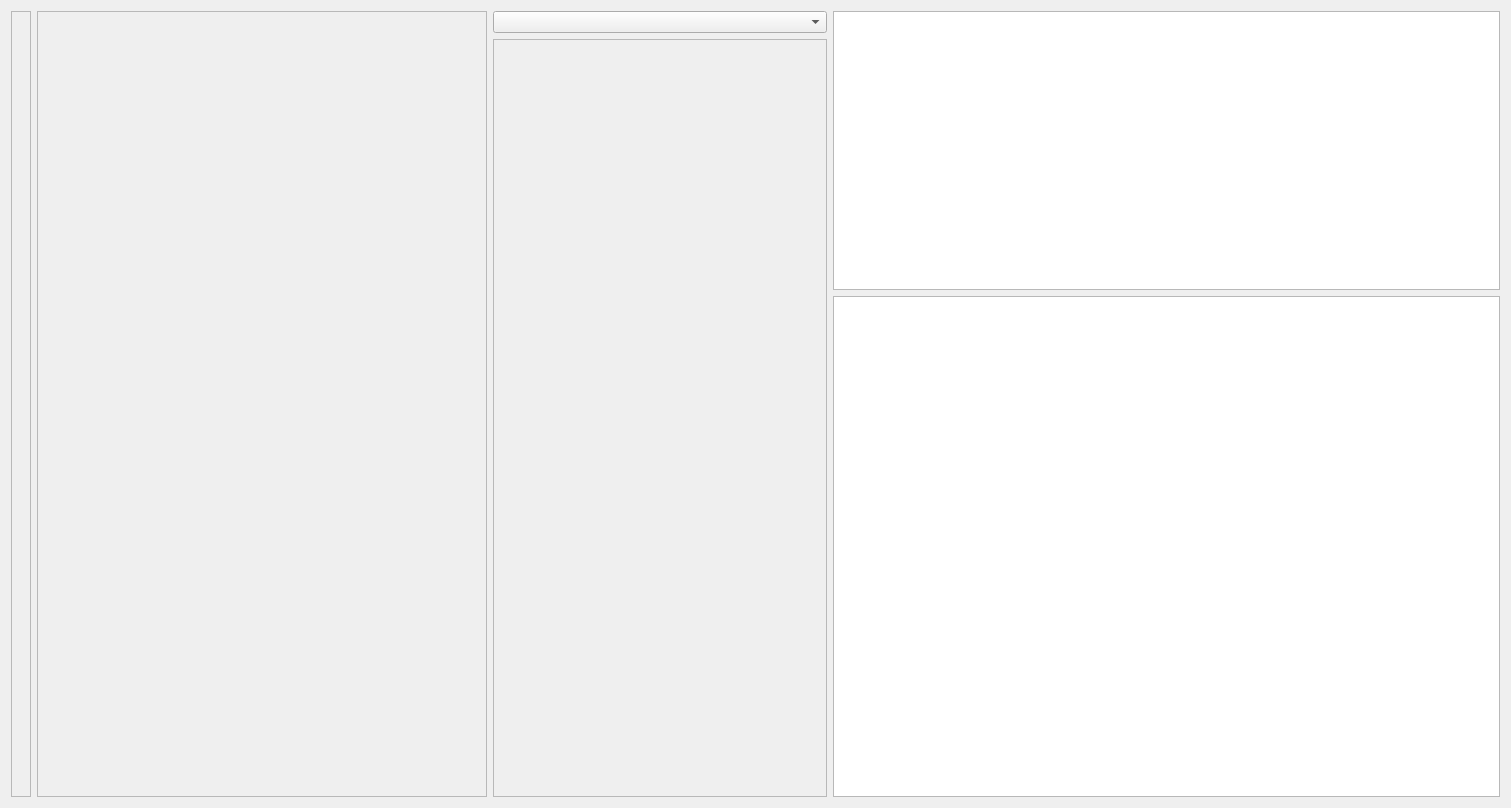
<?xml version="1.0" encoding="UTF-8"?>
<ui version="4.0">
 <class>Form</class>
 <widget class="QWidget" name="Form">
  <property name="geometry">
   <rect>
    <x>0</x>
    <y>0</y>
    <width>1511</width>
    <height>808</height>
   </rect>
  </property>
  <property name="sizePolicy">
   <sizepolicy hsizetype="Ignored" vsizetype="Preferred">
    <horstretch>2</horstretch>
    <verstretch>1</verstretch>
   </sizepolicy>
  </property>
  <property name="minimumSize">
   <size>
    <width>10</width>
    <height>0</height>
   </size>
  </property>
  <property name="windowTitle">
   <string>Form</string>
  </property>
  <layout class="QGridLayout" name="gridLayout">
   <item row="0" column="0" rowspan="4">
    <widget class="QScrollArea" name="sidebar">
     <property name="sizePolicy">
      <sizepolicy hsizetype="Preferred" vsizetype="Expanding">
       <horstretch>0</horstretch>
       <verstretch>0</verstretch>
      </sizepolicy>
     </property>
     <property name="minimumSize">
      <size>
       <width>20</width>
       <height>0</height>
      </size>
     </property>
     <property name="maximumSize">
      <size>
       <width>20</width>
       <height>16777215</height>
      </size>
     </property>
     <property name="widgetResizable">
      <bool>true</bool>
     </property>
     <widget class="QWidget" name="scrollAreaWidgetContents">
      <property name="geometry">
       <rect>
        <x>0</x>
        <y>0</y>
        <width>18</width>
        <height>784</height>
       </rect>
      </property>
     </widget>
    </widget>
   </item>
   <item row="1" column="2" rowspan="3">
    <widget class="QScrollArea" name="flows">
     <property name="sizePolicy">
      <sizepolicy hsizetype="Preferred" vsizetype="Expanding">
       <horstretch>0</horstretch>
       <verstretch>0</verstretch>
      </sizepolicy>
     </property>
     <property name="minimumSize">
      <size>
       <width>150</width>
       <height>0</height>
      </size>
     </property>
     <property name="widgetResizable">
      <bool>true</bool>
     </property>
     <widget class="QWidget" name="scrollAreaWidgetContents_3">
      <property name="geometry">
       <rect>
        <x>0</x>
        <y>0</y>
        <width>331</width>
        <height>755</height>
       </rect>
      </property>
     </widget>
    </widget>
   </item>
   <item row="0" column="2">
    <widget class="QComboBox" name="comboBox_2"/>
   </item>
   <item row="0" column="1" rowspan="4">
    <widget class="QScrollArea" name="chat">
     <property name="sizePolicy">
      <sizepolicy hsizetype="Preferred" vsizetype="Expanding">
       <horstretch>0</horstretch>
       <verstretch>0</verstretch>
      </sizepolicy>
     </property>
     <property name="minimumSize">
      <size>
       <width>450</width>
       <height>0</height>
      </size>
     </property>
     <property name="widgetResizable">
      <bool>true</bool>
     </property>
     <widget class="QWidget" name="scrollAreaWidgetContents_2">
      <property name="geometry">
       <rect>
        <x>0</x>
        <y>0</y>
        <width>448</width>
        <height>784</height>
       </rect>
      </property>
     </widget>
    </widget>
   </item>
   <item row="2" column="3" rowspan="2" colspan="2">
    <widget class="QTextEdit" name="analysis"/>
   </item>
   <item row="0" column="3" rowspan="2" colspan="2">
    <widget class="QTableWidget" name="canned">
     <property name="gridStyle">
      <enum>Qt::SolidLine</enum>
     </property>
     <property name="rowCount">
      <number>0</number>
     </property>
     <property name="columnCount">
      <number>0</number>
     </property>
     <attribute name="horizontalHeaderVisible">
      <bool>false</bool>
     </attribute>
     <attribute name="horizontalHeaderCascadingSectionResizes">
      <bool>false</bool>
     </attribute>
     <attribute name="horizontalHeaderHighlightSections">
      <bool>true</bool>
     </attribute>
     <attribute name="verticalHeaderVisible">
      <bool>false</bool>
     </attribute>
    </widget>
   </item>
  </layout>
 </widget>
 <resources/>
 <connections/>
</ui>
